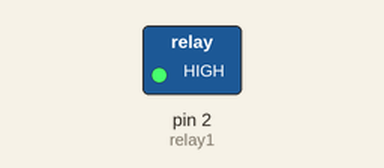
Recording of a sketch running on a simulated Arduino Uno, built with avr-gcc and run on an emulated ATmega328P. Parts: switched loads named in the sketch (green lamp = pin HIGH). Dashed ring = blinking.

Above: at 1.0 s.
Timing chart, 0 to 5.8 s (numbered marks = the images above):
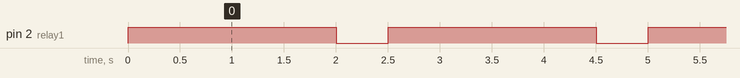

Measured:
- by itself, pin 2 (relay1): alternates HIGH for 2.0 s and LOW for 0.50 s

The sketch:

sketch_may11a.ino
```cpp
// constants won’t change. They’re used here to
// set pin numbers:
//const int buttonPin = ; // the number of the pushbutton pin
const int relay1 = 2; // the number of the relay1 pin// variables will change:
//int buttonState = 0; // variable for reading the pushbutton status

void setup() {
// initialize the relay pin as an output:
pinMode(relay1, OUTPUT);
// initialize the pushbutton pin as an input:
//pinMode(buttonPin, INPUT);
}

void loop(){
// read the state of the pushbutton value:
//buttonState = digitalRead(buttonPin);

// check if the pushbutton is pressed.
// if it is, the buttonState is HIGH:
//if (buttonState == HIGH) {
// turn relays on:
//digitalWrite(relay1, HIGH);

//}
//else {
// turn relays off:
//digitalWrite(relay1, LOW);
//}


digitalWrite(relay1, HIGH);
delay(2000);
digitalWrite(relay1,LOW);
delay(500);
}
```
